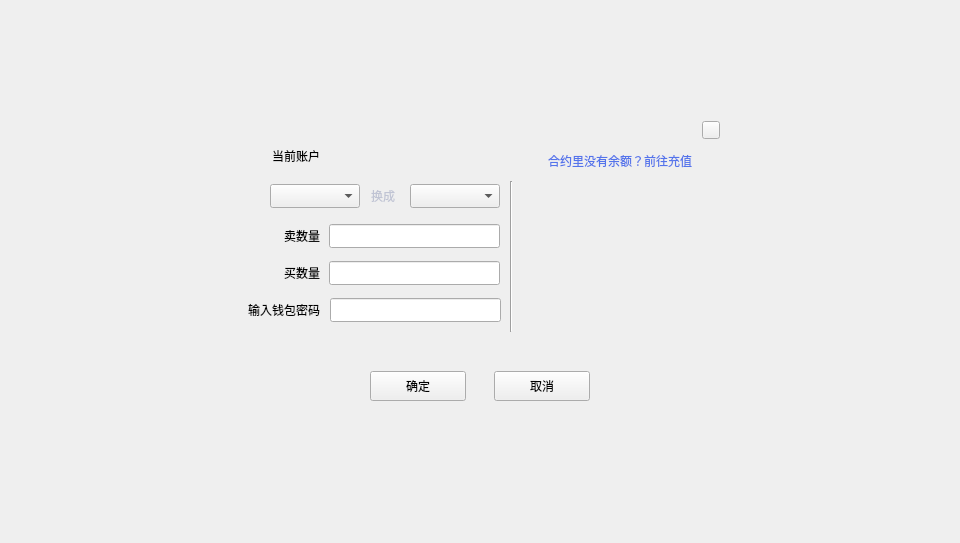
<?xml version="1.0" encoding="UTF-8"?>
<ui version="4.0">
 <class>SellDialog</class>
 <widget class="QDialog" name="SellDialog">
  <property name="geometry">
   <rect>
    <x>0</x>
    <y>0</y>
    <width>960</width>
    <height>543</height>
   </rect>
  </property>
  <property name="windowTitle">
   <string>Dialog</string>
  </property>
  <widget class="QWidget" name="widget" native="true">
   <property name="geometry">
    <rect>
     <x>0</x>
     <y>0</y>
     <width>960</width>
     <height>543</height>
    </rect>
   </property>
   <property name="font">
    <font>
     <family>微软雅黑 Light</family>
    </font>
   </property>
   <widget class="QWidget" name="containerWidget" native="true">
    <property name="geometry">
     <rect>
      <x>230</x>
      <y>111</y>
      <width>500</width>
      <height>320</height>
     </rect>
    </property>
    <property name="font">
     <font>
      <family>微软雅黑</family>
     </font>
    </property>
    <widget class="QToolButton" name="cancelBtn">
     <property name="geometry">
      <rect>
       <x>264</x>
       <y>260</y>
       <width>96</width>
       <height>30</height>
      </rect>
     </property>
     <property name="cursor">
      <cursorShape>PointingHandCursor</cursorShape>
     </property>
     <property name="styleSheet">
      <string notr="true"/>
     </property>
     <property name="text">
      <string>取消</string>
     </property>
    </widget>
    <widget class="QToolButton" name="okBtn">
     <property name="geometry">
      <rect>
       <x>140</x>
       <y>260</y>
       <width>96</width>
       <height>30</height>
      </rect>
     </property>
     <property name="cursor">
      <cursorShape>PointingHandCursor</cursorShape>
     </property>
     <property name="styleSheet">
      <string notr="true"/>
     </property>
     <property name="text">
      <string>确定</string>
     </property>
    </widget>
    <widget class="QComboBox" name="assetComboBox">
     <property name="geometry">
      <rect>
       <x>40</x>
       <y>73</y>
       <width>90</width>
       <height>24</height>
      </rect>
     </property>
     <property name="font">
      <font>
       <family>微软雅黑 Light</family>
       <weight>50</weight>
       <bold>false</bold>
      </font>
     </property>
     <property name="focusPolicy">
      <enum>Qt::NoFocus</enum>
     </property>
     <property name="styleSheet">
      <string notr="true"/>
     </property>
    </widget>
    <widget class="QLabel" name="label_2">
     <property name="geometry">
      <rect>
       <x>141</x>
       <y>70</y>
       <width>40</width>
       <height>30</height>
      </rect>
     </property>
     <property name="font">
      <font>
       <family>微软雅黑 Light</family>
      </font>
     </property>
     <property name="styleSheet">
      <string notr="true">color: rgb(192, 196, 212);</string>
     </property>
     <property name="text">
      <string>换成</string>
     </property>
     <property name="alignment">
      <set>Qt::AlignLeading|Qt::AlignLeft|Qt::AlignVCenter</set>
     </property>
    </widget>
    <widget class="QComboBox" name="assetComboBox2">
     <property name="geometry">
      <rect>
       <x>180</x>
       <y>73</y>
       <width>90</width>
       <height>24</height>
      </rect>
     </property>
     <property name="font">
      <font>
       <family>微软雅黑 Light</family>
       <weight>50</weight>
       <bold>false</bold>
      </font>
     </property>
     <property name="focusPolicy">
      <enum>Qt::NoFocus</enum>
     </property>
     <property name="styleSheet">
      <string notr="true"/>
     </property>
    </widget>
    <widget class="QLabel" name="label">
     <property name="geometry">
      <rect>
       <x>0</x>
       <y>110</y>
       <width>90</width>
       <height>30</height>
      </rect>
     </property>
     <property name="text">
      <string>卖数量</string>
     </property>
     <property name="alignment">
      <set>Qt::AlignRight|Qt::AlignTrailing|Qt::AlignVCenter</set>
     </property>
    </widget>
    <widget class="QLabel" name="label_3">
     <property name="geometry">
      <rect>
       <x>0</x>
       <y>147</y>
       <width>90</width>
       <height>30</height>
      </rect>
     </property>
     <property name="text">
      <string>买数量</string>
     </property>
     <property name="alignment">
      <set>Qt::AlignRight|Qt::AlignTrailing|Qt::AlignVCenter</set>
     </property>
    </widget>
    <widget class="QLineEdit" name="sellAmountLineEdit">
     <property name="geometry">
      <rect>
       <x>99</x>
       <y>113</y>
       <width>171</width>
       <height>24</height>
      </rect>
     </property>
    </widget>
    <widget class="QLineEdit" name="buyAmountLineEdit">
     <property name="geometry">
      <rect>
       <x>99</x>
       <y>150</y>
       <width>171</width>
       <height>24</height>
      </rect>
     </property>
    </widget>
    <widget class="QLabel" name="label_4">
     <property name="geometry">
      <rect>
       <x>0</x>
       <y>30</y>
       <width>90</width>
       <height>30</height>
      </rect>
     </property>
     <property name="text">
      <string>当前账户</string>
     </property>
     <property name="alignment">
      <set>Qt::AlignRight|Qt::AlignTrailing|Qt::AlignVCenter</set>
     </property>
    </widget>
    <widget class="QLabel" name="accountNameLabel">
     <property name="geometry">
      <rect>
       <x>100</x>
       <y>30</y>
       <width>170</width>
       <height>30</height>
      </rect>
     </property>
     <property name="styleSheet">
      <string notr="true"/>
     </property>
     <property name="text">
      <string/>
     </property>
    </widget>
    <widget class="QToolButton" name="closeBtn">
     <property name="geometry">
      <rect>
       <x>472</x>
       <y>10</y>
       <width>18</width>
       <height>18</height>
      </rect>
     </property>
     <property name="cursor">
      <cursorShape>PointingHandCursor</cursorShape>
     </property>
     <property name="focusPolicy">
      <enum>Qt::NoFocus</enum>
     </property>
     <property name="styleSheet">
      <string notr="true"/>
     </property>
     <property name="text">
      <string/>
     </property>
    </widget>
    <widget class="QLabel" name="label_6">
     <property name="geometry">
      <rect>
       <x>0</x>
       <y>184</y>
       <width>90</width>
       <height>30</height>
      </rect>
     </property>
     <property name="text">
      <string>输入钱包密码</string>
     </property>
     <property name="alignment">
      <set>Qt::AlignRight|Qt::AlignTrailing|Qt::AlignVCenter</set>
     </property>
    </widget>
    <widget class="QLineEdit" name="pwdLineEdit">
     <property name="geometry">
      <rect>
       <x>100</x>
       <y>187</y>
       <width>171</width>
       <height>24</height>
      </rect>
     </property>
     <property name="echoMode">
      <enum>QLineEdit::Password</enum>
     </property>
    </widget>
    <widget class="QLabel" name="tipLabel">
     <property name="geometry">
      <rect>
       <x>110</x>
       <y>224</y>
       <width>161</width>
       <height>16</height>
      </rect>
     </property>
     <property name="text">
      <string/>
     </property>
    </widget>
    <widget class="QStackedWidget" name="stackedWidget">
     <property name="geometry">
      <rect>
       <x>296</x>
       <y>71</y>
       <width>181</width>
       <height>151</height>
      </rect>
     </property>
    </widget>
    <widget class="Line" name="line">
     <property name="geometry">
      <rect>
       <x>271</x>
       <y>70</y>
       <width>20</width>
       <height>151</height>
      </rect>
     </property>
     <property name="orientation">
      <enum>Qt::Vertical</enum>
     </property>
    </widget>
    <widget class="QPushButton" name="depositBtn">
     <property name="geometry">
      <rect>
       <x>290</x>
       <y>40</y>
       <width>200</width>
       <height>20</height>
      </rect>
     </property>
     <property name="cursor">
      <cursorShape>PointingHandCursor</cursorShape>
     </property>
     <property name="styleSheet">
      <string notr="true">color: rgb(84,116,235);
font: 10px &quot;微软雅黑&quot;;
border:none;
background:transparent;</string>
     </property>
     <property name="text">
      <string>合约里没有余额？前往充值</string>
     </property>
    </widget>
   </widget>
  </widget>
 </widget>
 <resources/>
 <connections/>
</ui>
